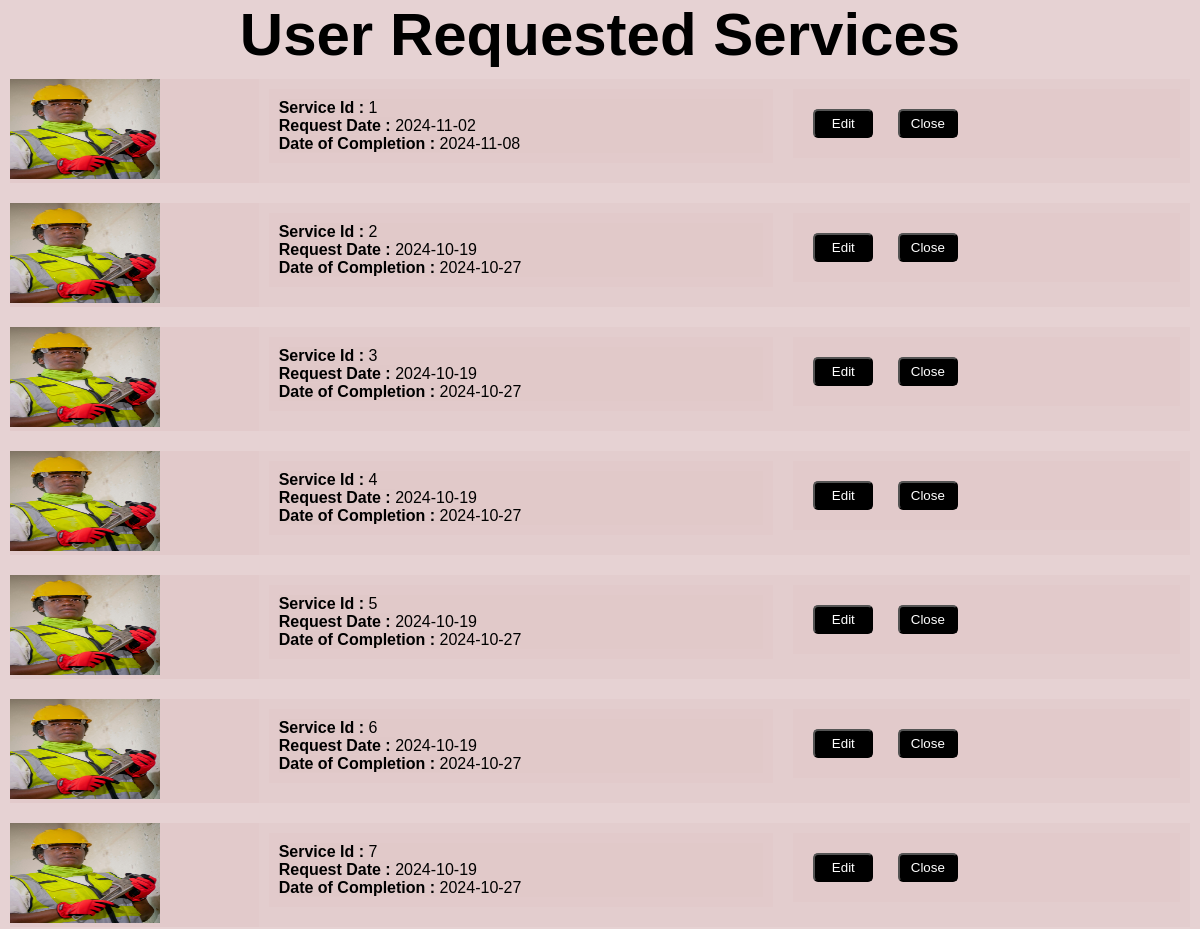
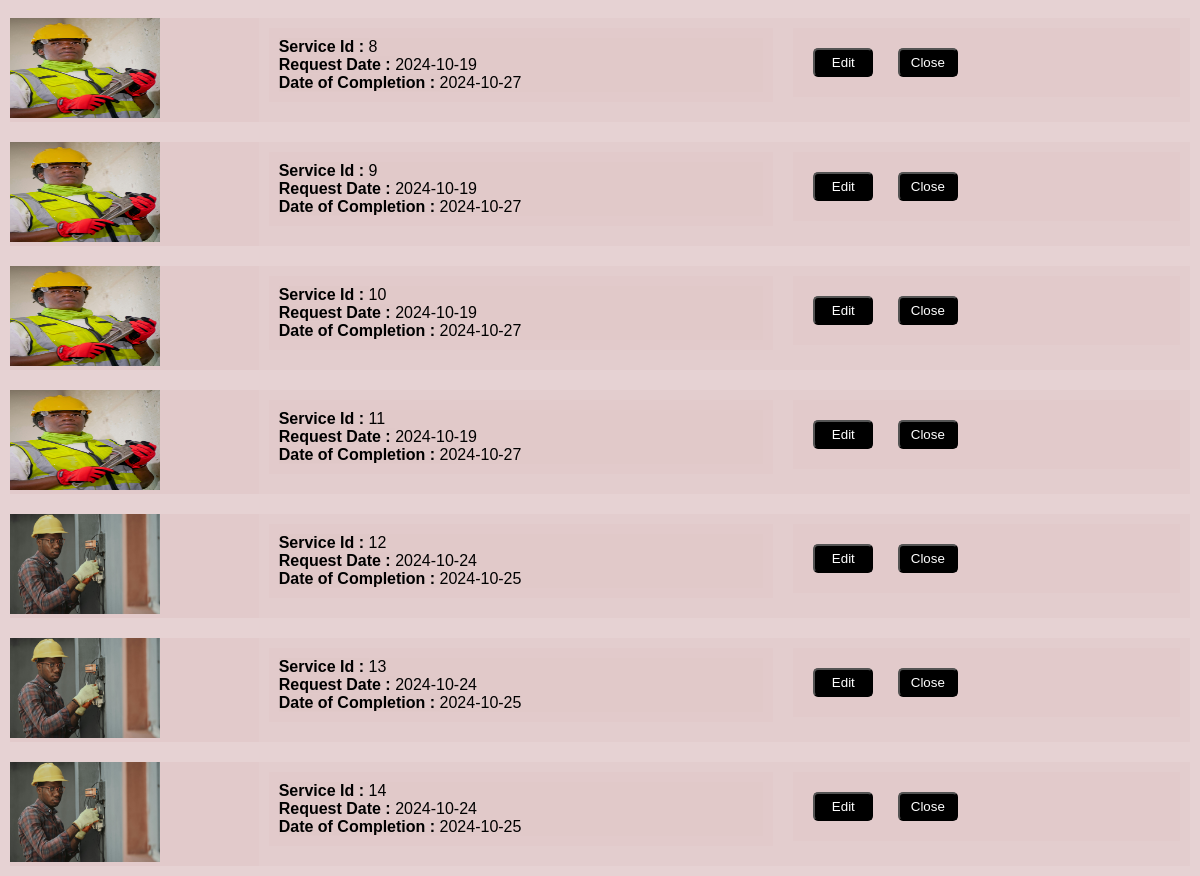
The page /user_history/1 on the database as committed earlier (2 pictures, top to bottom).
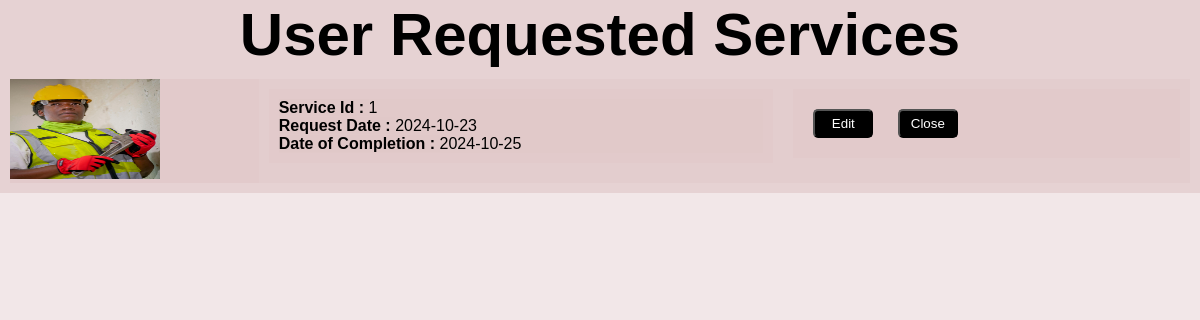
The same page on the database as committed later.
### backend/models.py (models this page shows)
class Services(db.Model):
  __tablename__ = "services_offered"
  service_id = db.Column(db.Integer,primary_key = True,autoincrement=True)
  service_name = db.Column(db.String,nullable = True)
  description = db.Column(db.String,nullable = True)
  image_url = db.Column(db.String,nullable = True)
  price = db.Column(db.Integer,nullable = True)
  time_required = db.Column(db.Integer,nullable = True)

class Service_Request(db.Model):
  __tablename__ = "service_request"
  service_request_id = db.Column(db.Integer,primary_key = True,autoincrement=True)
  service_id = db.Column(db.Integer,db.ForeignKey("services_offered.service_id"))
  customer_id =db.Column(db.Integer,db.ForeignKey("customer.customer_id"),nullable = True)
  professional_id =db.Column(db.Integer,db.ForeignKey("professional.professional_id"),nullable = True)
  date_of_request = db.Column(db.Date,nullable = True)
  date_of_completion = db.Column(db.Date,nullable = True)
  service_status = db.Column(db.String,nullable = True)
  problem_description = db.Column(db.String,nullable=True)
  remarks = db.Column(db.String,nullable = True)

### backend/controllers.py (the view)
@app.route("/user_history/<int:customer_id>")
def user_history(customer_id):
  user_requests = Service_Request.query.filter_by(customer_id = customer_id).all()
  service_list = []
  for user_request in user_requests:
    service = Services.query.filter_by(service_id = user_request.service_id).first()
    service_list.append(service)
  return render_template("customer_history.html",service_list=service_list,user_requests=user_requests)

### templates/customer_history.html (shortened to what this page needs)
<!DOCTYPE html>
<html>
  <head>
    <link rel="stylesheet" href="{{ url_for("static",filename="style4.css") }}">
  </head>
  <body>
    <h1>User Requested Services</h1>
    {% if user_requests %}
      <div class="container">
        {% for i in range(user_requests | length) %}
        <div class="col">
          <div class="first_part">
            <img src="{{ url_for('static',filename = 'img/' + service_list[i].image_url) }}">
          </div>
          <div class="second_part">
              <p><strong>Service Id : </strong>{{ user_requests[i].service_request_id }}</p>
              <p><strong> Request Date : </strong>{{ user_requests[i].date_of_request }}</p>
              <p><strong> Date of Completion : </strong>{{ user_requests[i].date_of_completion }}</p>
          </div>
          <div class="third_part">
            <button><a href="{{ url_for('edit_service',service_request_id = user_requests[i].service_request_id) }}">Edit</a></button>
            <button>Close</button>
        </div>
        </div>
        {% endfor %}
      </div>
    {% else %}
      <h3>No service request </h3>
    {% endif %}
  </body>
</html>

### static/style4.css (style rules this page uses)
* { margin:0px; padding:0px; font-family:'Arial','sans-serif'; overflow-x: hidden; background:rgba(223,197,198,0.4); }
h1 { text-align: center; font-size:60px; }
.container { display:flex; flex-direction: column; width:100%; height:20%; }
.col { display : flex; flex-wrap: wrap; margin:10px; }
.first_part { flex : 20%; height:20%; }
.second_part { flex : 40%; height: 20%; margin:10px; padding:10px; }
.third_part { flex:30%; height: 20%; margin:10px; padding:10px; }
img { width:150px; height: 100px; }
button { background-color: black; color:white; width:60px; padding:5px; margin:10px; border-radius: 5px; }
button a { background-color: black; color:white; text-decoration: none; }

Rows that differ between the two databases and show on the page:
removed Service_Request: service_request_id "2", date_of_request "2024-10-19", date_of_completion "2024-10-27"
removed Service_Request: service_request_id "3", date_of_request "2024-10-19", date_of_completion "2024-10-27"
removed Service_Request: service_request_id "4", date_of_request "2024-10-19", date_of_completion "2024-10-27"
removed Service_Request: service_request_id "5", date_of_request "2024-10-19", date_of_completion "2024-10-27"
removed Service_Request: service_request_id "6", date_of_request "2024-10-19", date_of_completion "2024-10-27"
removed Service_Request: service_request_id "7", date_of_request "2024-10-19", date_of_completion "2024-10-27"
removed Service_Request: service_request_id "8", date_of_request "2024-10-19", date_of_completion "2024-10-27"
removed Service_Request: service_request_id "9", date_of_request "2024-10-19", date_of_completion "2024-10-27"
removed Service_Request: service_request_id "10", date_of_request "2024-10-19", date_of_completion "2024-10-27"
removed Service_Request: service_request_id "11", date_of_request "2024-10-19", date_of_completion "2024-10-27"
no longer on this page (row unchanged): Services: image_url (picture)
removed Service_Request: service_request_id "12", date_of_request "2024-10-24", date_of_completion "2024-10-25"
removed Service_Request: service_request_id "13", date_of_request "2024-10-24", date_of_completion "2024-10-25"
removed Service_Request: service_request_id "14", date_of_request "2024-10-24", date_of_completion "2024-10-25"
Other text that changed with them:
new list line: "Service Id : Request Date : Date of Completion : Edit Close"
new list line: "1 2024-10-23 2024-10-25"
list line gone: "Service Id : Request Date : Date of Completion : Edit Close"
list line gone: "1 2024-11-02 2024-11-08"
